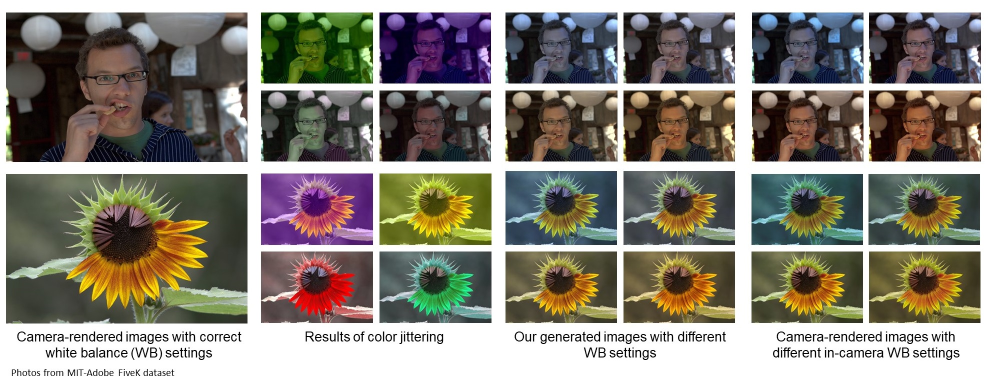
#> input picture Python/ICCV_github_examples.jpg, 1979 x 765 px (shown at 1/2 size); its folder holds only this picture in this run
$ python -i WBEmulator.py   (imports and definitions only)
#> lines starting #> are read from the running program, lines starting #| are printed output that depends on the picture
#####################################################################################
# Copyright (c) 2019-present, Mahmoud Afifi
#
# This source code is licensed under the license found in the LICENSE file in the
# root directory of this source tree.
#
# Please, cite the following paper if you use this code:
# Mahmoud Afifi and Michael S. Brown. What else can fool deep learning? Addressing
# color constancy errors on deep neural network performance. ICCV, 2019
#
# Email: mafifi@eecs.yorku.ca | m.3afifi@gmail.com
######################################################################################


import numpy as np
import numpy.matlib
import cv2
import random as rnd
import os
import shutil

class WBEmulator:
    def __init__(self):
        self.features = np.load('params/features.npy') # training encoded features
        self.mappingFuncs = np.load('params/mappingFuncs.npy') # mapping functions to emulate WB effects
        self.encoderWeights = np.load('params/encoderWeights.npy') # weight matrix for histogram encoding
        self.encoderBias = np.load('params/encoderBias.npy') # bias vector for histogram encoding
        self.h = 60 # histogram bin width
        self.K = 25 # K value for nearest neighbor searching
        self.sigma = 0.25 # fall off factor for KNN
        self.wb_photo_finishing =  ['_F_AS', '_F_CS', '_S_AS', '_S_CS',
                                    '_T_AS', '_T_CS', '_C_AS', '_C_CS',
                                    '_D_AS', '_D_CS'] # WB & photo finishing styles

    # [180 lines left out: functions encode, rgbUVhist, generateWbsRGB, single_image_processing, batch_processing, trainingGT_processing and 3 more, not called in this run]

def im2double(im): #from uint8 (0->255) to double (0->1)
    return cv2.normalize(im.astype('float'), None, 0.0, 1.0, cv2.NORM_MINMAX)

>>> import cv2
>>> picture = cv2.imread('../../Python/ICCV_github_examples.jpg', cv2.IMREAD_GRAYSCALE)
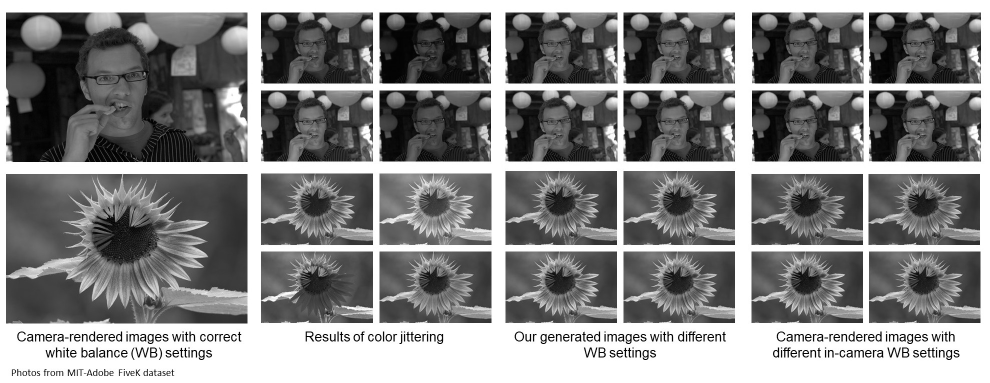
#> picture: shape (765, 1979) (shown at 1/2 size); min 0, max 255, mean 132.6
>>> result = WBEmulator().generateWbsRGB(picture)
#> (reads Python_/params/features.npy from the repository)
#> (the run stopped early here; a loop or call above may not have finished)
